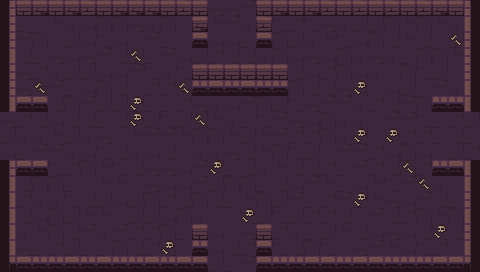

A level layout from a 2D game, rendered from its tile map. Below: a short description, then the map file with tile-grid data replaced by summaries:
An orthogonal 30x17 tile map with 16x16 px tiles, 6 tile layers (ground, dressing, decor, walls, ...) and 12 objects (6x PROP, 5x ENTRY, CHEST).

<map version="1.10" tiledversion="1.10.2" orientation="orthogonal" renderorder="right-down" width="30" height="17" tilewidth="16" tileheight="16" infinite="0" nextlayerid="8" nextobjectid="13">
 <tileset firstgid="1" name="dungeon" tilewidth="16" tileheight="16" tilecount="100" columns="10">
  <image source="../../../gfx/tiles/depths/dungeon_tileset.png" width="160" height="160" />
 </tileset>
 <layer id="1" name="ground" width="30" height="17">
  <data>[510 cells, 510 non-empty, 12 distinct tile ids]</data>
 </layer>
 <layer id="2" name="dressing" width="30" height="17">
  <data>[510 cells, 17 non-empty, 2 distinct tile ids]</data>
 </layer>
 <layer id="3" name="decor" width="30" height="17">
  <data>[510 cells, 0 non-empty, 0 distinct tile ids]</data>
 </layer>
 <layer id="4" name="walls" width="30" height="17">
  <data>[510 cells, 78 non-empty, 18 distinct tile ids]</data>
 </layer>
 <layer id="5" name="props" width="30" height="17">
  <data>[510 cells, 28 non-empty, 8 distinct tile ids]</data>
 </layer>
 <layer id="6" name="overhead" width="30" height="17">
  <data>[510 cells, 0 non-empty, 0 distinct tile ids]</data>
 </layer>
 <objectgroup id="7" name="spawns">
  <object id="1" name="UP" type="ENTRY" x="232" y="24" />
  <object id="2" name="DOWN" type="ENTRY" x="232" y="248" />
  <object id="3" name="LEFT" type="ENTRY" x="24" y="136" />
  <object id="4" name="RIGHT" type="ENTRY" x="456" y="136" />
  <object id="5" name="" type="ENTRY" x="248" y="136" />
  <object id="6" name="" type="CHEST" x="232" y="136" />
  <object id="7" name="torch" type="PROP" x="56" y="264" />
  <object id="8" name="torch" type="PROP" x="424" y="264" />
  <object id="9" name="torch" type="PROP" x="8" y="232" />
  <object id="10" name="torch" type="PROP" x="472" y="232" />
  <object id="11" name="banner" type="PROP" x="120" y="264" />
  <object id="12" name="banner" type="PROP" x="360" y="264" />
 </objectgroup>
</map>
